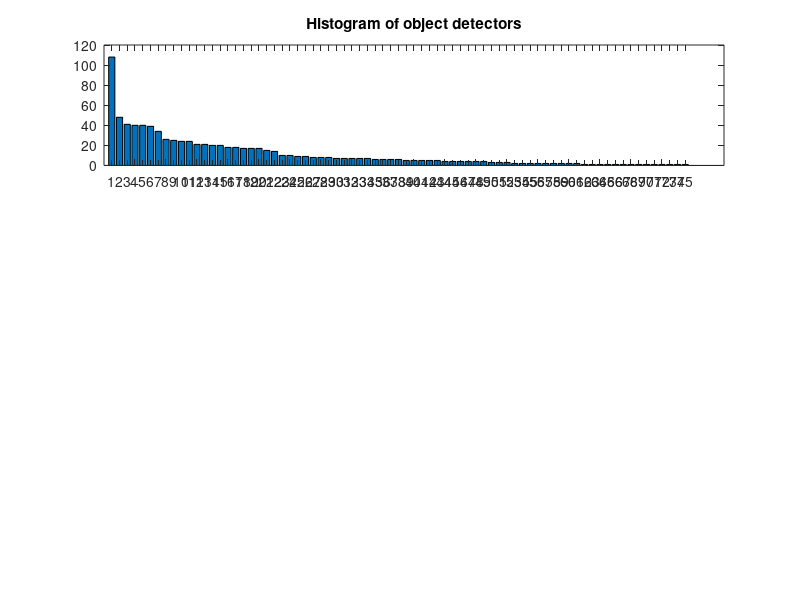

Source code (MATLAB): (Note: this script raises an error after producing the figure.)
% plot the histogram of all the detectors the network dissection identifies
% for the given networks. 
clear
load('semantics_samples.mat');
thresh = stat.thresh;
concepts = stat.concepts(2:end);% the first one is the all the detector
indices_concepts = stat.indices_concepts;

concepts_select = {'object','texture','scene'}; % select the concepts to plot
[concepts_select, ia, ib] = intersect(concepts_select, concepts);
indices_concepts_select = indices_concepts(ib);

for netID = 2%numel(stat.networks_name)
    figure
    semantics_network = unit_semantics{netID,3};
    num_unit = size(semantics_network,1);
    scores_allconcept = str2double(semantics_network(:,2:2:end));

    for conceptID = 1:numel(concepts_select)
        detector_concept = semantics_network(scores_allconcept(:,indices_concepts_select(conceptID))>thresh, indices_concepts_select(conceptID)*2-1);

        [unique_data,junk,ind] = unique(detector_concept);
        freq_unique_data = histc(ind,1:numel(unique_data));
        [value_sort, idx_sort] = sort(freq_unique_data,'descend');
        uniquedetectors = unique_data(idx_sort);
        freq_detectors = value_sort;

        subplot(numel(concepts_select),1,conceptID);
        set(gcf,'Color',[1 1 1]);
        
        bar( freq_detectors,'stacked'),
        title(sprintf('Histogram of %s detectors', concepts_select{conceptID}));
        xticks([1:numel(uniquedetectors)])
        xticklabels(printLabels(uniquedetectors)), xtickangle(45)

        set(gca,'FontSize',20);
        xlim(gca,[0 numel(uniquedetectors)+1])  
    end
end